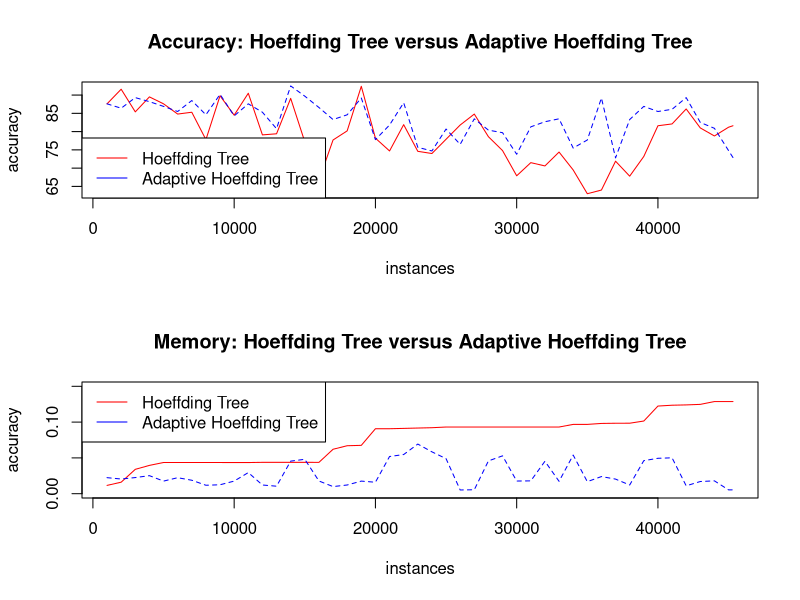
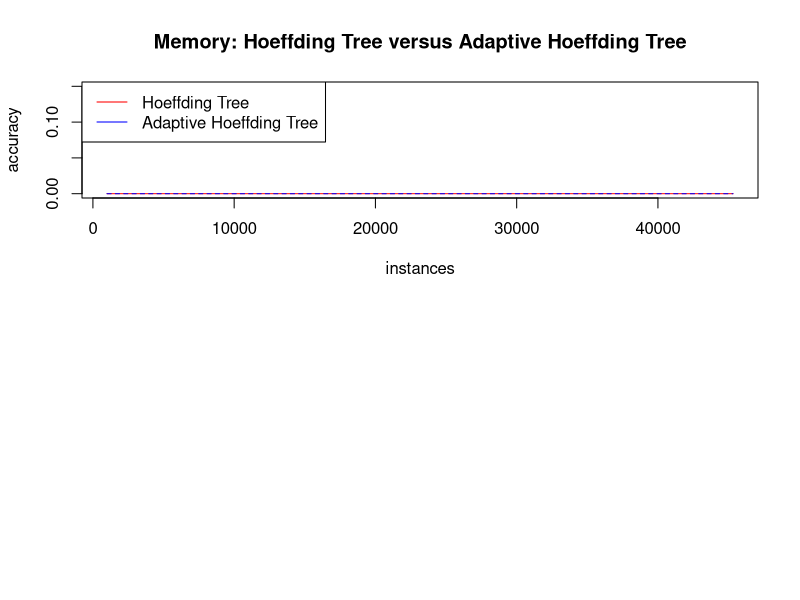

These charts were generated, in order, by the following R code:
## ---- chunk 1
knitr::opts_chunk$set(echo = TRUE)
## ---- chunk 2

jpeg("rplot.jpg")

par(mfrow = c(2, 1))

df <- read.csv('HoeffdingTreeDefault100.txt')
df.hat <- read.csv('HATDefault.txt')

plot(df$learning.evaluation.instances, df$classifications.correct..percent., type="n", xlab="instances", ylab="accuracy", main="Accuracy: Hoeffding Tree versus Adaptive Hoeffding Tree")
lines(df$learning.evaluation.instances, df$classifications.correct..percent., col="red", lwd=1)
lines(df.hat$learning.evaluation.instances, df.hat$classifications.correct..percent., col="blue", lwd=1, lty=2)
legend("bottomleft",legend=c("Hoeffding Tree", "Adaptive Hoeffding Tree"),col=c("red", "blue"),lty=rep(1,2))

df$model.serialized.size..bytes. = df$model.serialized.size..bytes / 1e6
df.hat$model.serialized.size..bytes. = df.hat$model.serialized.size..bytes / 1e6 

plot(df.hat$learning.evaluation.instances, df.hat$model.serialized.size..bytes., type="n", xlab="instances", ylab="accuracy",  main="Memory: Hoeffding Tree versus Adaptive Hoeffding Tree",ylim=c(0, 0.15))
lines(df$learning.evaluation.instances, df$model.serialized.size..bytes., col="red", lwd=1)
lines(df.hat$learning.evaluation.instances, df.hat$model.serialized.size..bytes., col="blue", lwd=1, lty=2)
legend("topleft",legend=c("Hoeffding Tree", "Adaptive Hoeffding Tree"),col=c("red", "blue"),lty=rep(1,2))


## ---- chunk 3
df$model.serialized.size..bytes. = df$model.serialized.size..bytes / 1e6
df.hat$model.serialized.size..bytes. = df.hat$model.serialized.size..bytes / 1e6 

plot(df.hat$learning.evaluation.instances, df.hat$model.serialized.size..bytes., type="n", xlab="instances", ylab="accuracy",  main="Memory: Hoeffding Tree versus Adaptive Hoeffding Tree",ylim=c(0, 0.15))
lines(df$learning.evaluation.instances, df$model.serialized.size..bytes., col="red", lwd=1)
lines(df.hat$learning.evaluation.instances, df.hat$model.serialized.size..bytes., col="blue", lwd=1, lty=2)
legend("topleft",legend=c("Hoeffding Tree", "Adaptive Hoeffding Tree"),col=c("red", "blue"),lty=rep(1,2))

dev.off() 
